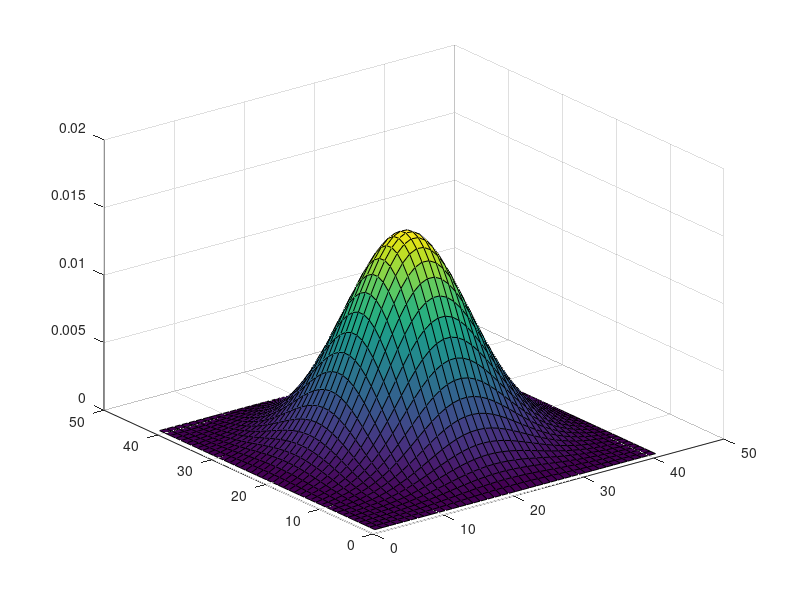

Write MATLAB code to recreate this figure.
% Equazione del calore in 2 dimensioni - Schema Esplicito
clear; close all; clc;

%% Inizializzazione
Lx = 1;                           % Lunghezza del dominio in direzione x (es. 1 metro).
Ly = 1;                           % Lunghezza del dominio in direzione y (es. 1 metro).
dx = 0.025;                       % Dimensione della mesh spaziale (passo di discretizzazione) in direzione x.
dy = 0.025;                       % Dimensione della mesh spaziale (passo di discretizzazione) in direzione y.
cfl = 0.4;                        % Numero di Courant-Friedrichs-Lewy (CFL). Questo parametro è CRITICO per la STABILITÀ degli schemi espliciti. 
                                  %     Per l'equazione del calore 2D, la condizione di stabilità è dt * (1/dx^2 + 1/dy^2) <= 0.5.
nx = Lx / dx;                     % Numero di intervalli della mesh in direzione x.
ny = Ly / dy;                     % Numero di intervalli della mesh in direzione y.

%% Calcolo del passo temporale (dt) basato sulla condizione di stabilità dello schema esplicito 2D.

% dt <= 0.5 / (1/dx^2 + 1/dy^2). Utilizzando cfl < 0.5 si garantisce la stabilità.
dt = cfl / (1 / dx^2 + 1 / dy^2); 
Tfinal = 0.01;                    % Tempo finale di simulazione.
nt = floor(Tfinal/dt);            % Numero intero di passi temporali necessari per raggiungere Tfinal.
%nt = 20;                         % Opzione per impostare un numero fisso di cicli temporali,
                                  %     utile per test rapidi indipendentemente da Tfinal e dt.

%% Dati iniziali
x = zeros(1, nx + 1);             % Inizializza un vettore per le coordinate dei punti della griglia in direzione x.
y = zeros(1, ny + 1);             % Inizializza un vettore per le coordinate dei punti della griglia in direzione y.

% Inizializza la matrice 'u0' che conterrà i valori iniziali della temperatura (o altra quantità).
% Le dimensioni sono (nx+1) righe per (ny+1) colonne.
% Il primo indice ('i') si riferisce allo spostamento lungo x, il secondo ('j') lungo y.
% ATTENZIONE: In MATLAB, il primo indice è la riga e il secondo è la colonna. Quindi u0(i,j)
% significa che 'i' è la riga (corrispondente a x) e 'j' è la colonna (corrispondente a y).
u0 = zeros(nx + 1, ny + 1);             

% Cicli annidati per popolare i vettori delle coordinate 'x' e 'y' e la matrice 'u0'.
for i = 1 : nx + 1                      % Ciclo sulle coordinate x (dal primo al (nx+1)-esimo punto).
    x(i) = dx * (i - 1);                % Calcola la coordinata x per il punto i.
    
    for j = 1 : ny + 1                  % Ciclo sulle coordinate y (dal primo al (ny+1)-esimo punto).
        y(j) = (j - 1) * dy;            % Calcola la coordinata y per il punto j.
        
        % Definisce la condizione iniziale della temperatura.
        % È una "gobba" con un picco al centro del dominio (0.5, 0.5), troncata a zero se negativa.
        u0(i, j) = max(0, 1 - 500 * (x(i) - 0.5) ^ 2 - 500 * (y(j) - 0.5) ^ 2);
    end
end

surf(u0)                                % Visualizza la condizione iniziale come una superficie 3D.

%% Schema esplicito
u = u0;                                 % Inizializza la soluzione 'u' al tempo attuale con la condizione iniziale 'u0'.

% Ciclo principale di avanzamento temporale.
for iter = 1 : nt
    % Cicli annidati per iterare su tutti i punti interni della griglia.
    % Gli indici partono da 2 e arrivano a nx/ny-1 per evitare i bordi,
    %   dove le condizioni al contorno dovrebbero essere applicate o considerate.
    %   In questo script, i bordi sono implicitamente impostati a non cambiare (zero Neumann)
    %   o a mantenere il loro valore iniziale (zero Dirichlet), a seconda di come si interpreta la formula.
   
    for i = 2 : nx              % Itera sull'indice x, escludendo i bordi estremi (i=1 e i=nx+1).
        for j = 2 : ny          % Itera sull'indice y, escludendo i bordi estremi (j=1 e j=ny+1).
            
            % Applica lo schema esplicito alle differenze finite per l'equazione del calore 2D.
            % L'equazione è: u_t = D * (u_xx + u_yy)
            % La discretizzazione è:
            % u(i,j)_new = u(i,j)_old + dt * [ (u(i+1,j) + u(i-1,j) - 2*u(i,j))/dx^2  (parte di u_xx)
            %                                 + (u(i,j+1) + u(i,j-1) - 2*u(i,j))/dy^2 ] (parte di u_yy)
            % Qui si assume D=1 (coefficiente di diffusione).

            u(i, j) = u(i, j) + dt * ((u(i+1, j) + u(i-1, j) - 2*u(i, j)) / (dx * dx) ...       % Contributo della diffusione in x
                                    + (u(i, j+1) + u(i, j-1) - 2*u(i, j)) / (dy * dy));         % Contributo della diffusione in y
        end
    end
    
    drawnow                 % Forza l'aggiornamento del grafico, utile per animazioni.
    surf(u)                 % Visualizza la soluzione 'u' al tempo corrente come una superficie 3D.
end